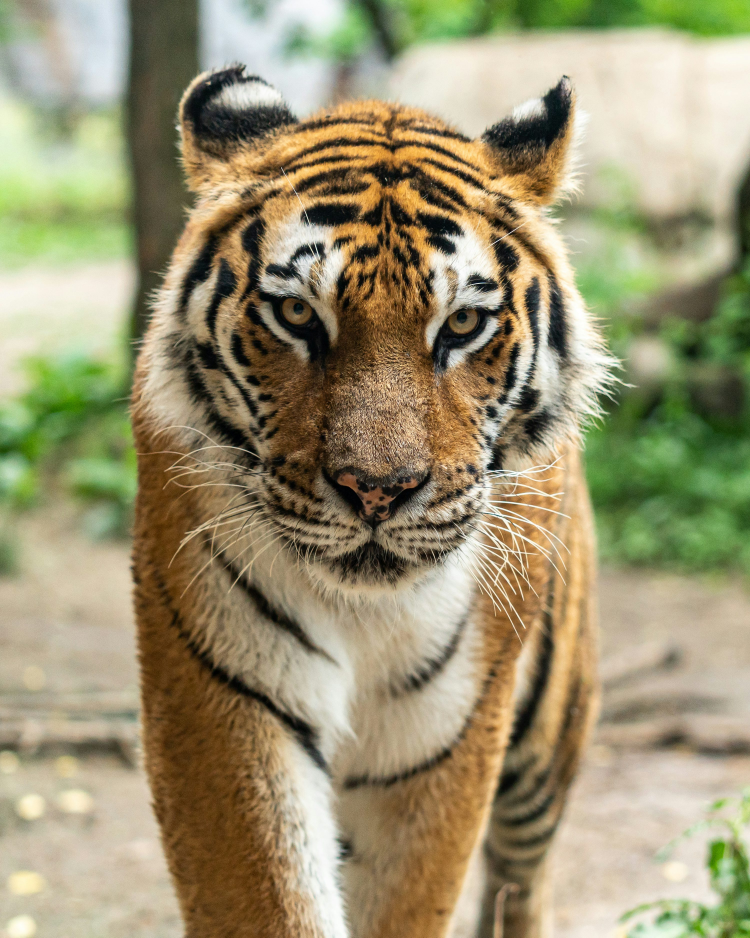
#> input picture images/tiger.jpeg, 3000 x 3750 px (shown at 1/4 size)
$ jupyter execute image-filtering.ipynb
#> lines starting #> are read from the running program, lines starting #| are printed output that depends on the picture
#### Authored by Dr. Mitchell Olsthoorn and Dr. Annibale Panichella

# Requirements

### Step 1: We first import the required libraries

[cell 1]
import cv2 # Python OpenCV (Open Computer Vision) library
import numpy as np # Numpy library for working with arrays and matrices
import matplotlib.pyplot as plt # Matplot library for displaying images
from IPython.display import display # IPython library for interactive controls
import ipywidgets as widgets # IPython library for interactive controls

### Step 2: Define a function for displaying OpenCV images within Jupyter notebooks

[cell 2]
def display_image(image, title, size=(15, 15), grayscale=False):
    plt.figure(figsize=size)

    if grayscale:
        plt.imshow(image, cmap='gray') # Display the image using matplotlib in grayscale
    else:
        plt.imshow(image) # Display the image using matplotlib in color

    plt.title(title) # Set the title of the image
    plt.axis('off') # Remove the axis lines and labels for a cleaner display
    plt.show() # Show the image in a window

def compare_images(images, size=(15, 15), grayscale=False):
    plt.figure(figsize=size)

    for index, image in enumerate(images):
        plt.subplot(1, len(images), index + 1)

        if grayscale:
            plt.imshow(image[0], cmap='gray') # Display the image using matplotlib in grayscale
        else:
            plt.imshow(image[0]) # Display the image using matplotlib in color

        plt.title(image[1])
        plt.axis('off')

    plt.show()

### Step 3: Load an image into the program

[cell 3]
files = [
    'images/tiger.jpeg',
    'images/moon.jpg',
    'images/monalisa.png',
    'images/salt_pepper.jpg'
]

images = []

for file in files:
    image_bgr = cv2.imread(file)
#> image_bgr is the input picture: shape (3750, 3000, 3); mean B, G, R 113.3, 146.8, 154.8
    image = cv2.cvtColor(image_bgr, cv2.COLOR_BGR2RGB) # Convert the image from BGR (used by OpenCV) to RGB (used by matplotlib)
    images.append(image)

image = images[0]

display_image(image, "Original Image")

### Step 4: Properties of Images

#### How is an image structured in code?

[cell 4]
print(image.shape)
#| (3750, 3000, 3)

print(image[200, 550])

#### What does each channel look like?

[cell 5]
# Extract the individual color channels
r, g, b = cv2.split(image)
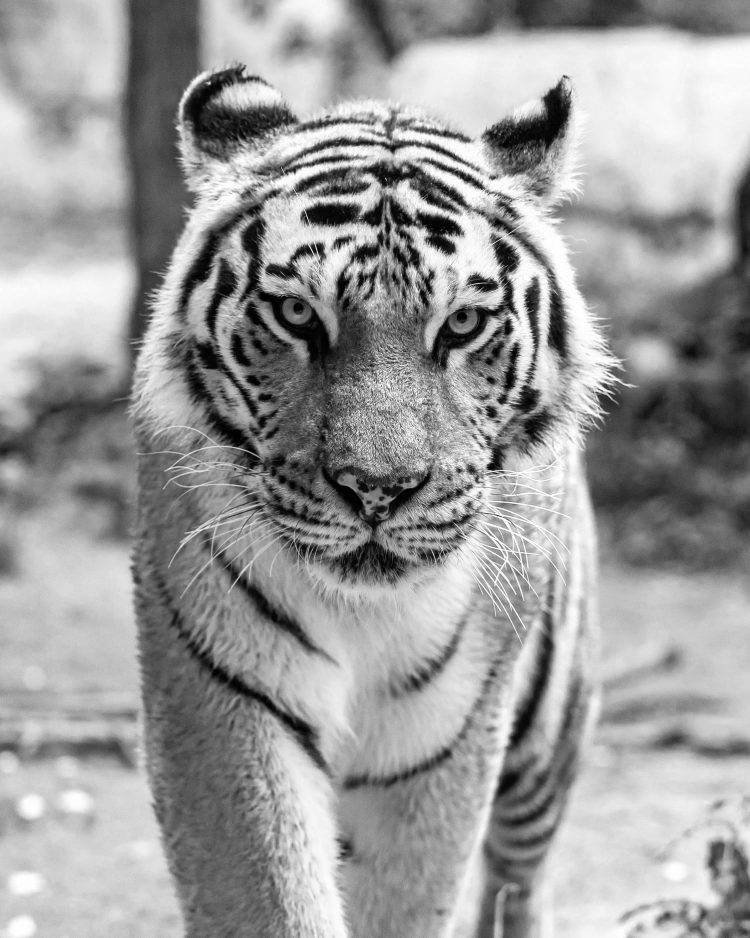
#> r: shape (3750, 3000) (shown at 1/4 size); min 0, max 255, mean 154.8
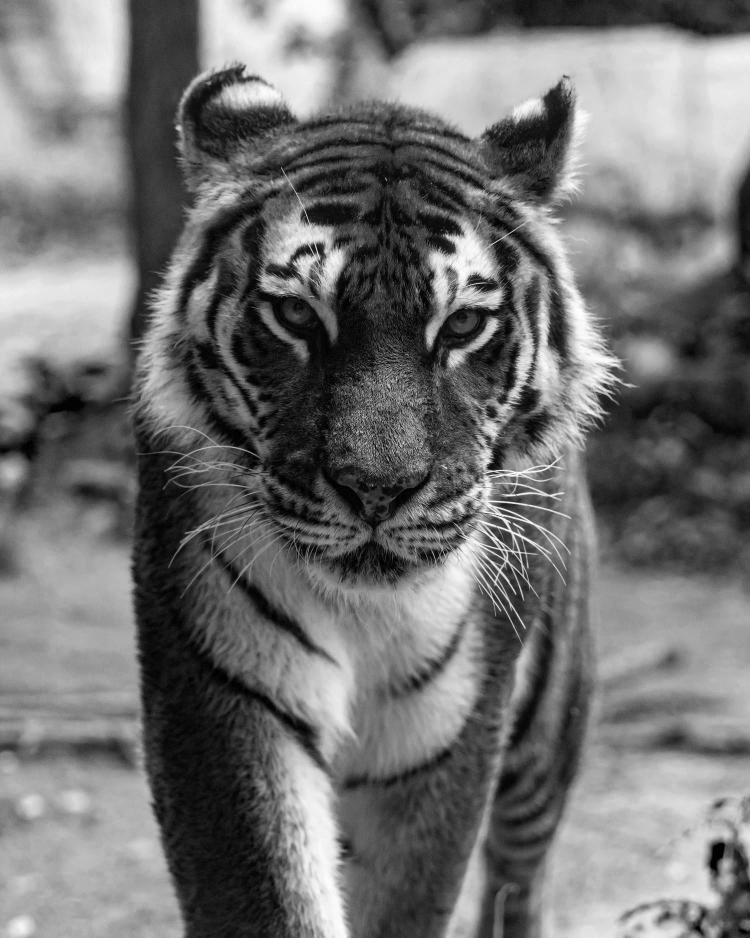
#> b: shape (3750, 3000) (shown at 1/4 size); min 0, max 255, mean 113.3

height, width = image.shape[:2]
#> height = 3750; width = 3000
blank = np.zeros((height, width), dtype=np.uint8)

R = cv2.merge([r, blank, blank])
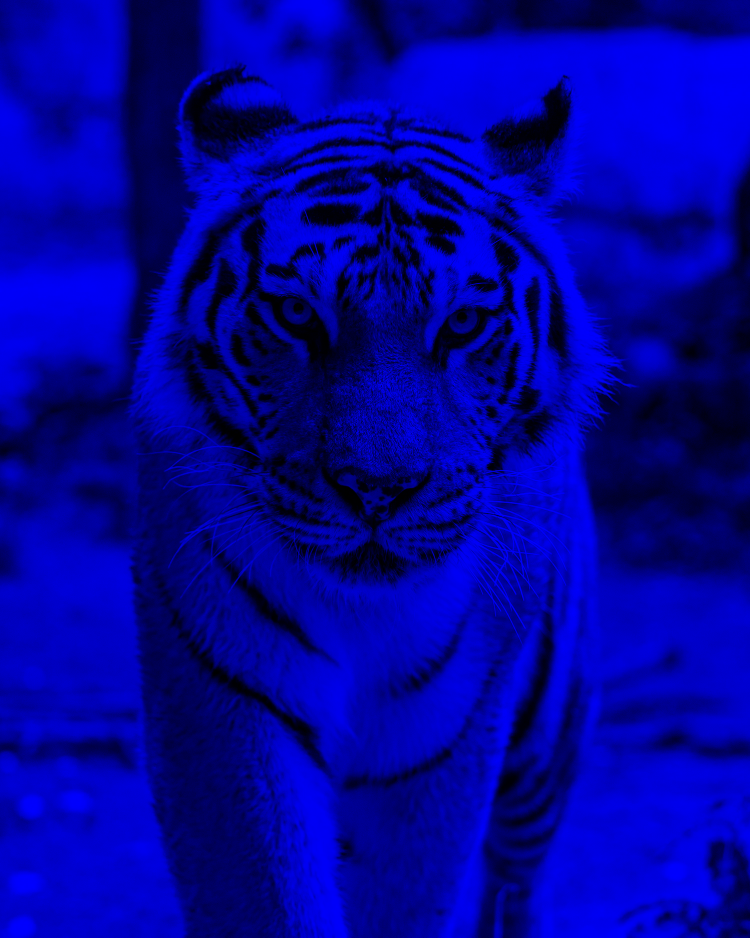
#> R: shape (3750, 3000, 3) (shown at 1/4 size); mean of channels 0, 1, 2 154.8, 0, 0; drawn as B, G, R
G = cv2.merge([blank, g, blank])
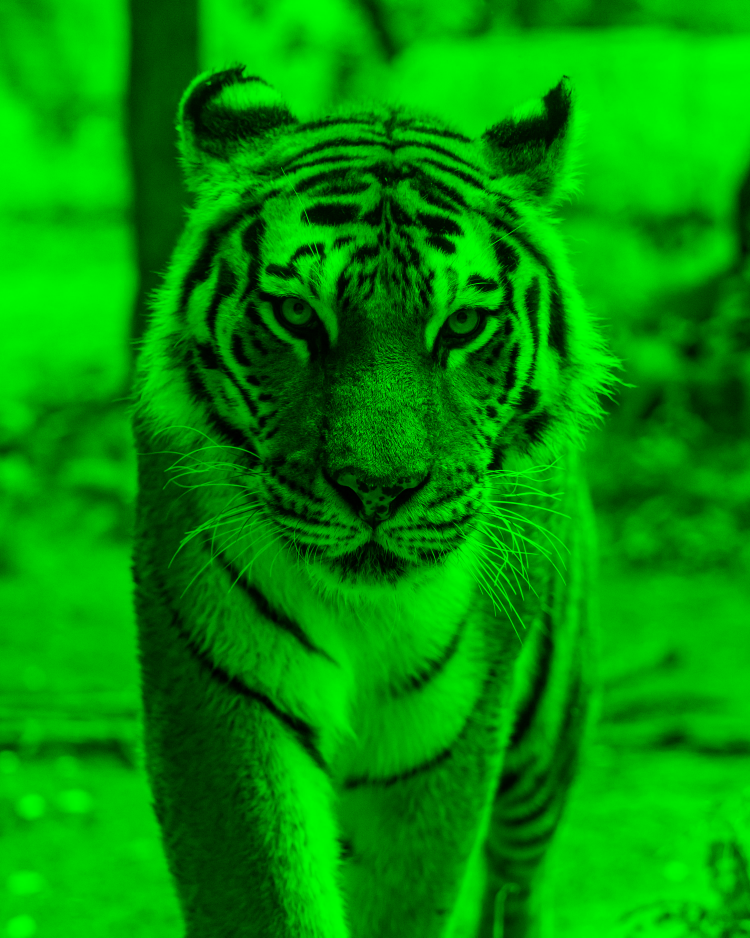
#> G: shape (3750, 3000, 3) (shown at 1/4 size); mean of channels 0, 1, 2 0, 146.8, 0; drawn as B, G, R
B = cv2.merge([blank, blank, b])
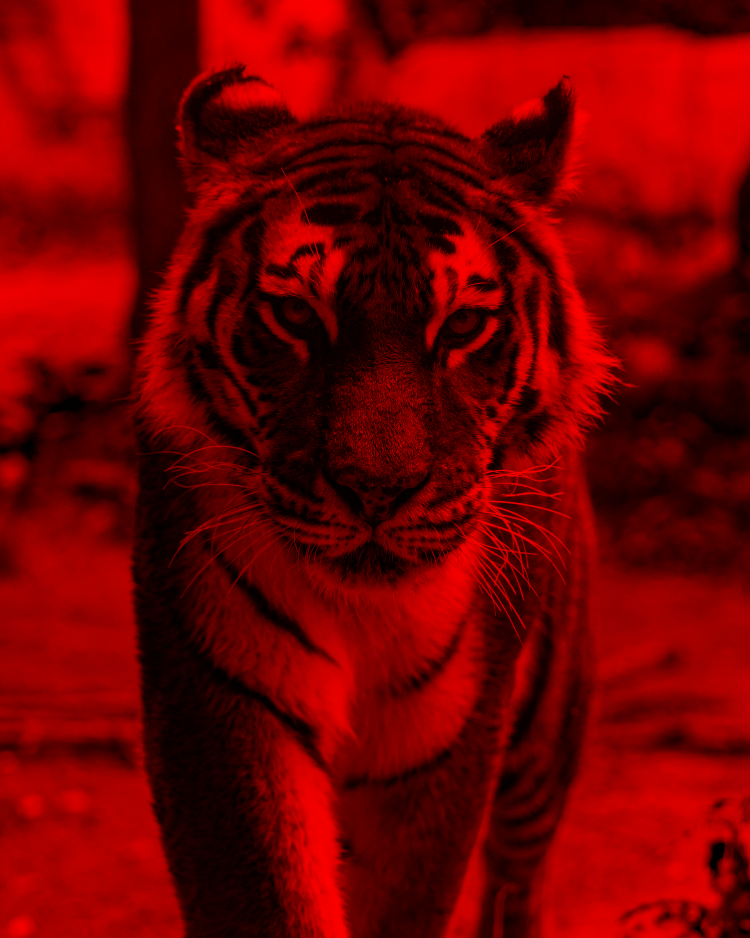
#> B: shape (3750, 3000, 3) (shown at 1/4 size); mean of channels 0, 1, 2 0, 0, 113.3; drawn as B, G, R

# Display the individual channels in their respective colors
compare_images([
    [R, 'Red Channel'],
    [G, 'Green Channel'],
    [B, 'Blue Channel'],
])
#> (the call stopped at in compare_images, `plt.subplot(1, len(images), index + 1)`: IPython is not available in this run)

[cell 6]
print(r[200, 550])

print(np.matrix(r))

#### Convert to grayscale

[cell 7]
# Show full grayscale
image_grayscale = cv2.cvtColor(image, cv2.COLOR_RGB2GRAY)
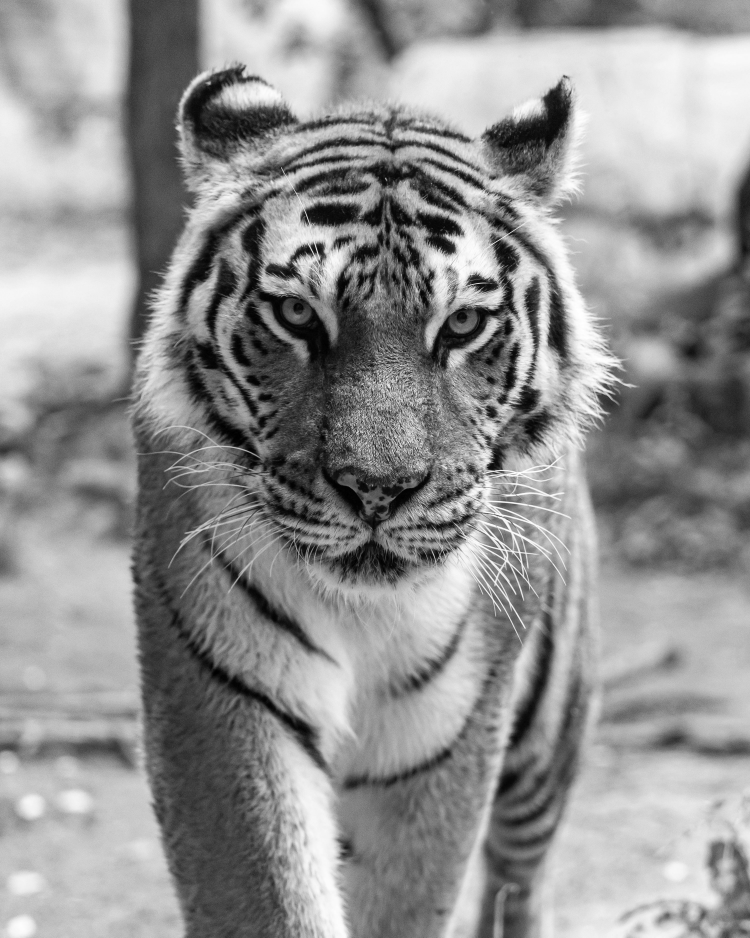
#> image_grayscale: shape (3750, 3000) (shown at 1/4 size); min 0, max 255, mean 145.4
display_image(image_grayscale, "Grayscale Image", grayscale=True)

print(image_grayscale[200, 550])
